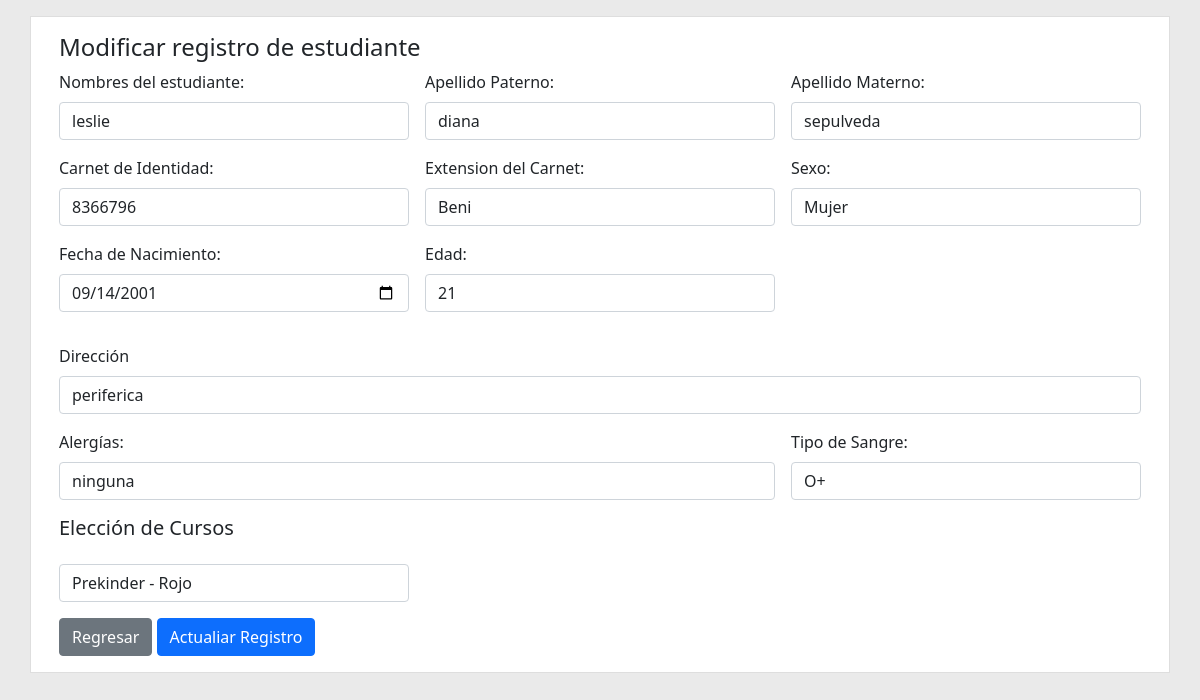
Page /estudiantes/editar.php?id=12 on the committed database.
### tables this page shows
CREATE TABLE `estudiante` (
  `id_estudiante` int(11) NOT NULL,
  `nombres` varchar(100) DEFAULT NULL,
  `ap_paterno` varchar(30) DEFAULT NULL,
  `ap_materno` varchar(30) DEFAULT NULL,
  `carnet` varchar(10) DEFAULT NULL,
  `edad` varchar(2) DEFAULT NULL,
  `direccion` varchar(70) DEFAULT NULL,
  `nacimiento` date DEFAULT NULL,
  `alergias` varchar(80) DEFAULT NULL,
  `estado` tinyint(4) DEFAULT NULL,
  `id_sexo` tinyint(4) DEFAULT NULL,
  `id_extension` tinyint(4) DEFAULT NULL,
  `id_sangre` tinyint(4) DEFAULT NULL,
  `id_curso` tinyint(4) DEFAULT NULL
);

### public/estudiantes/editar.php (the view, shortened to what this page needs)
<?php
$db = new Database();
$conn = $db->getConnect();
$id = $_GET['id'];
$query = $conn->prepare("SELECT id_estudiante, nombres, ap_paterno, ap_materno, carnet, edad, direccion, nacimiento, alergias, id_sexo, id_extension, id_sangre, id_curso FROM estudiante WHERE id_estudiante=:id");
$query->execute(['id' => $id]);
$row = $query->fetch(PDO::FETCH_ASSOC);
?>
<!DOCTYPE html>
<html lang="en">
<head>
    <link rel="stylesheet" href="public/css/bootstrap.min.css">
    <link rel="stylesheet" href="public/css/estilos.css">
</head>
<body class="py-3" onload=" calcularEdad()">
    <main class="container contenedor">
        <div class="p-3 rounded">
            <div class="row">
                <div class="col">
                    <h4>Modificar registro de estudiante</h4>
                </div>
            </div>
            <div class="row">
                <div class="col">
                    <form class="row g-3" method="POST" action="actualizar.php" autocomplete="off">
                        <div class="col-md-4">
                            <label for="nombres" class="form-label">Nombres del estudiante: </label>
                            <input type="text" id="nombres" name="nombres" class="form-control" value="<?php echo $row['nombres']; ?>" required autofocus>
                        </div>
                        <div class="col-md-4">
                            <label for="ap_paterno" class="form-label">Apellido Paterno: </label>
                            <input type="text" id="ap_paterno" name="ap_paterno" class="form-control" value="<?php echo $row['ap_paterno']; ?>" required>
                        </div>
                        <div class="col-md-4">
                            <label for="ap_materno" class="form-label">Apellido Materno: </label>
                            <input type="text" id="ap_materno" name="ap_materno" class="form-control" value="<?php echo $row['ap_materno']; ?>" required>
                        </div>
                        <div class="col-md-4">
                            <label for="carnet" class="form-label">Carnet de Identidad: </label>
                            <input type="text" id="carnet" name="carnet" class="form-control" value="<?php echo $row['carnet']; ?>" required>
                        </div>
                        <div class="col-md-4">
                            <label for="extension" class="form-label">Extension del Carnet: </label>
                            <?php
                            $con = mysqli_connect("localhost", "root", "", "escuelaa");
                            $query_extension = mysqli_query($con, "SELECT * FROM extension WHERE (id_extension<10);");
                            $result_extension = mysqli_num_rows($query_extension);
                            ?>
                            <select name="extension" id="extension" class="form-control">
                                <?php
                                if ($result_extension > 0) {
                                    while ($extension = mysqli_fetch_array($query_extension)) {
                                        $selected = ($row['id_extension'] == $extension['id_extension']) ? 'selected' : '';
                                        echo '<option value="' . $extension['id_extension'] . '" ' . $selected . '>' . $extension['nombre_extension'] . '</option>';
                                    }
                                }
                                ?>
                            </select>
                        </div>
                        <div class="col-md-4">
                            <label for="sexo" class="form-label">Sexo: </label>
                            <?php
                            $con = mysqli_connect("localhost", "root", "", "escuelaa");
                            $query_sexo = mysqli_query($con, "SELECT * FROM sexo WHERE (id_sexo<3);");
                            $result_sexo = mysqli_num_rows($query_sexo);
                            ?>
                            <select name="sexo" id="sexo" class="form-control">
                                <?php
                                if ($result_sexo > 0) {
                                    while ($sexo = mysqli_fetch_array($query_sexo)) {
                                        $selected = ($row['id_sexo'] == $sexo['id_sexo']) ? 'selected' : '';
                                        echo '<option value="' . $sexo['id_sexo'] . '" ' . $selected . '>' . $sexo['nombre_sexo'] . '</option>';
                                    }
                                }
                                ?>
                            </select>
                        </div>
                        <div class="col-md-4">
                            <label for="nacimiento" class="form-label">Fecha de Nacimiento: </label>
                            <input type="date" id="nacimiento" name="nacimiento" class="form-control" onchange="calcularEdad()" value="<?php echo $row['nacimiento']; ?>" required>
                        </div>
                        <div class="col-md-4">
                            <label for="edad" class="form-label">Edad: </label>
                            <p class="form-control"><span id="edad"></span></p>
                        </div>
                        <div class="col-md-12">
                            <label for="direccion" class="form-label">Dirección</label>
                            <input type="text" id="direccion" name="direccion" class="form-control" value="<?php echo $row['direccion']; ?>" required>
                        </div>
                        <div class="col-md-8">
                            <label for="alergias" class="form-label">Alergías: </label>
                            <input type="text" id="alergias" name="alergias" class="form-control" value="<?php echo $row['alergias']; ?>" required>
                        </div>
                        <div class="col-md-4">
                            <label for="sangre" class="form-label">Tipo de Sangre: </label>
                            <?php
                            $con = mysqli_connect("localhost", "root", "", "escuelaa");
                            $query_sangre = mysqli_query($con, "SELECT * FROM sangre WHERE (id_sangre<9);");
                            $result_sangre = mysqli_num_rows($query_sangre);
                            ?>
                            <select name="sangre" id="sangre" class="form-control">
                                <?php
                                if ($result_sangre > 0) {
                                    while ($sangre = mysqli_fetch_array($query_sangre)) {
                                        $selected = ($row['id_sangre'] == $sangre['id_sangre']) ? 'selected' : '';
                                        echo '<option value="' . $sangre['id_sangre'] . '" ' . $selected . '>' . $sangre['nombre_sangre'] . '</option>';
                                    }
                                }
                                ?>
                            </select>
                        </div>
                        <h5>Elección de Cursos</h5>
                        <div class="col-md-4">
                            <select id="curso" name="curso" class="form-control" onchange="mostrarSegundoSelect()">
                                <?php
                                $con = mysqli_connect("localhost", "root", "", "escuelaa");
                                $query_curso = mysqli_query($con, "SELECT * FROM curso WHERE (id_curso<10);");
                                $result_curso = mysqli_num_rows($query_curso);
                                if ($result_curso > 0) {
                                    while ($curso = mysqli_fetch_array($query_curso)) {
                                        $selected = ($row['id_curso'] == $curso['id_curso']) ? 'selected' : '';
                                        echo '<option value="' . $curso['id_curso'] . '" ' . $selected . '>' . $curso['nombre_curso'] . '</option>';
                                    }
                                }
                                ?>
                            </select>
                        </div>
                        <div class="col-md-12">
                            <a class="btn btn-secondary" href="../index2.php">Regresar</a>
                            <button type="submit" class="btn btn-primary" name="registro">Actualiar Registro</button>
                        </div>
                    </form>
                </div>
            </div>
        </div>
    </main>
</body>
</html>

### public/estudiantes/public/css/estilos.css (style rules this page uses)
body { background-color: #EAEAEA; }
.contenedor { border:1px solid #dedede; background-color: #fff; }

### rows in the picture
estudiante: nombres "leslie", ap_paterno "diana", ap_materno "sepulveda", carnet "8366796", nacimiento "09/14/2001", direccion "periferica", alergias "ninguna"

### other values in the picture
form field extension "Beni"
form field sexo "Mujer"
form field sangre "O+"
form field curso "Prekinder - Rojo"
